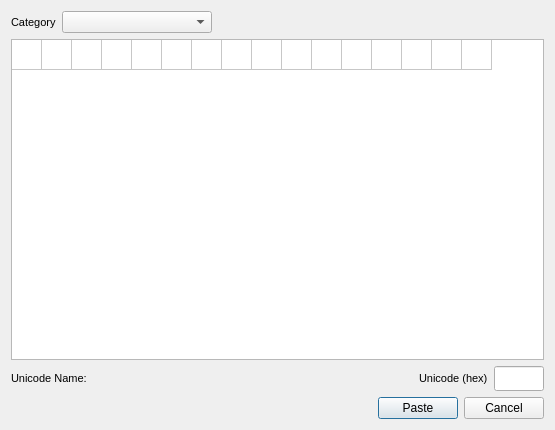
<?xml version="1.0" encoding="UTF-8"?>
<ui version="4.0">
 <class>SymbolDialog</class>
 <widget class="QDialog" name="SymbolDialog">
  <property name="geometry">
   <rect>
    <x>0</x>
    <y>0</y>
    <width>555</width>
    <height>430</height>
   </rect>
  </property>
  <property name="sizePolicy">
   <sizepolicy hsizetype="Fixed" vsizetype="Fixed">
    <horstretch>0</horstretch>
    <verstretch>0</verstretch>
   </sizepolicy>
  </property>
  <property name="minimumSize">
   <size>
    <width>555</width>
    <height>430</height>
   </size>
  </property>
  <property name="maximumSize">
   <size>
    <width>555</width>
    <height>430</height>
   </size>
  </property>
  <property name="windowTitle">
   <string>Symbols</string>
  </property>
  <property name="modal">
   <bool>true</bool>
  </property>
  <layout class="QVBoxLayout" name="verticalLayout">
   <item>
    <layout class="QHBoxLayout" name="CategoryLayout">
     <property name="bottomMargin">
      <number>0</number>
     </property>
     <item>
      <widget class="QLabel" name="LB_Category">
       <property name="font">
        <font>
         <pointsize>8</pointsize>
        </font>
       </property>
       <property name="text">
        <string>Category</string>
       </property>
      </widget>
     </item>
     <item>
      <widget class="QComboBox" name="cb_category">
       <property name="minimumSize">
        <size>
         <width>150</width>
         <height>0</height>
        </size>
       </property>
      </widget>
     </item>
     <item>
      <spacer name="spa1">
       <property name="orientation">
        <enum>Qt::Horizontal</enum>
       </property>
       <property name="sizeHint" stdset="0">
        <size>
         <width>40</width>
         <height>20</height>
        </size>
       </property>
      </spacer>
     </item>
    </layout>
   </item>
   <item>
    <widget class="QTableWidget" name="TW_Symbols">
     <property name="editTriggers">
      <set>QAbstractItemView::NoEditTriggers</set>
     </property>
     <property name="selectionMode">
      <enum>QAbstractItemView::SingleSelection</enum>
     </property>
     <property name="columnCount">
      <number>16</number>
     </property>
     <attribute name="horizontalHeaderVisible">
      <bool>false</bool>
     </attribute>
     <attribute name="horizontalHeaderDefaultSectionSize">
      <number>30</number>
     </attribute>
     <attribute name="verticalHeaderVisible">
      <bool>false</bool>
     </attribute>
     <attribute name="verticalHeaderDefaultSectionSize">
      <number>30</number>
     </attribute>
     <row>
      <property name="text">
       <string>New Row</string>
      </property>
     </row>
     <column>
      <property name="text">
       <string>New Column</string>
      </property>
     </column>
     <column>
      <property name="text">
       <string>New Column</string>
      </property>
     </column>
     <column>
      <property name="text">
       <string>New Column</string>
      </property>
     </column>
     <column>
      <property name="text">
       <string>New Column</string>
      </property>
     </column>
     <column>
      <property name="text">
       <string>New Column</string>
      </property>
     </column>
     <column>
      <property name="text">
       <string>New Column</string>
      </property>
     </column>
     <column>
      <property name="text">
       <string>New Column</string>
      </property>
     </column>
     <column/>
     <column/>
     <column/>
     <column/>
     <column/>
     <column/>
     <column/>
     <column/>
     <column/>
    </widget>
   </item>
   <item>
    <layout class="QHBoxLayout" name="SymbolInfoLayout">
     <property name="bottomMargin">
      <number>0</number>
     </property>
     <item>
      <widget class="QLabel" name="label">
       <property name="font">
        <font>
         <pointsize>8</pointsize>
        </font>
       </property>
       <property name="text">
        <string>Unicode Name: </string>
       </property>
      </widget>
     </item>
     <item>
      <widget class="QLabel" name="LB_UnicodeName">
       <property name="text">
        <string notr="true"/>
       </property>
      </widget>
     </item>
     <item>
      <spacer name="horizontalSpacer">
       <property name="orientation">
        <enum>Qt::Horizontal</enum>
       </property>
       <property name="sizeHint" stdset="0">
        <size>
         <width>40</width>
         <height>20</height>
        </size>
       </property>
      </spacer>
     </item>
     <item>
      <widget class="QLabel" name="LB_HexCode">
       <property name="font">
        <font>
         <pointsize>8</pointsize>
        </font>
       </property>
       <property name="text">
        <string>Unicode (hex)</string>
       </property>
      </widget>
     </item>
     <item>
      <widget class="QLineEdit" name="LE_HexCode">
       <property name="sizePolicy">
        <sizepolicy hsizetype="Fixed" vsizetype="Fixed">
         <horstretch>0</horstretch>
         <verstretch>0</verstretch>
        </sizepolicy>
       </property>
       <property name="minimumSize">
        <size>
         <width>0</width>
         <height>25</height>
        </size>
       </property>
       <property name="maximumSize">
        <size>
         <width>50</width>
         <height>16777215</height>
        </size>
       </property>
       <property name="readOnly">
        <bool>true</bool>
       </property>
      </widget>
     </item>
    </layout>
   </item>
   <item>
    <layout class="QHBoxLayout" name="ButtonLayout">
     <property name="bottomMargin">
      <number>0</number>
     </property>
     <item>
      <spacer name="horizontalSpacer_2">
       <property name="orientation">
        <enum>Qt::Horizontal</enum>
       </property>
       <property name="sizeHint" stdset="0">
        <size>
         <width>40</width>
         <height>20</height>
        </size>
       </property>
      </spacer>
     </item>
     <item>
      <widget class="QPushButton" name="PB_Paste">
       <property name="text">
        <string>Paste</string>
       </property>
      </widget>
     </item>
     <item>
      <widget class="QDialogButtonBox" name="DBB_Buttons">
       <property name="maximumSize">
        <size>
         <width>80</width>
         <height>16777215</height>
        </size>
       </property>
       <property name="orientation">
        <enum>Qt::Horizontal</enum>
       </property>
       <property name="standardButtons">
        <set>QDialogButtonBox::Cancel</set>
       </property>
       <property name="centerButtons">
        <bool>false</bool>
       </property>
      </widget>
     </item>
    </layout>
   </item>
  </layout>
 </widget>
 <resources/>
 <connections>
  <connection>
   <sender>DBB_Buttons</sender>
   <signal>accepted()</signal>
   <receiver>SymbolDialog</receiver>
   <slot>accept()</slot>
   <hints>
    <hint type="sourcelabel">
     <x>248</x>
     <y>254</y>
    </hint>
    <hint type="destinationlabel">
     <x>157</x>
     <y>274</y>
    </hint>
   </hints>
  </connection>
  <connection>
   <sender>DBB_Buttons</sender>
   <signal>rejected()</signal>
   <receiver>SymbolDialog</receiver>
   <slot>reject()</slot>
   <hints>
    <hint type="sourcelabel">
     <x>316</x>
     <y>260</y>
    </hint>
    <hint type="destinationlabel">
     <x>286</x>
     <y>274</y>
    </hint>
   </hints>
  </connection>
 </connections>
</ui>
